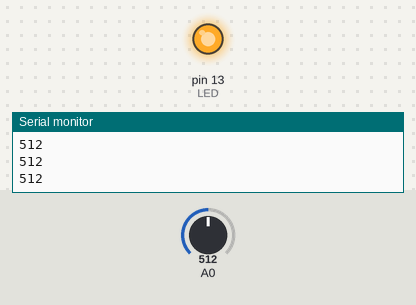
The sketch below on a simulated Arduino Uno, built with avr-gcc and run on an emulated ATmega328P. Shown: output pins drawn as LEDs (lit = HIGH), the last lines printed to the serial monitor. The inputs (shaded band) are chosen by the test bench; at power-on: A0 = 512.

Above: at 1.3 s.
1.4 s: A0 set to 488
At 1.9 s:
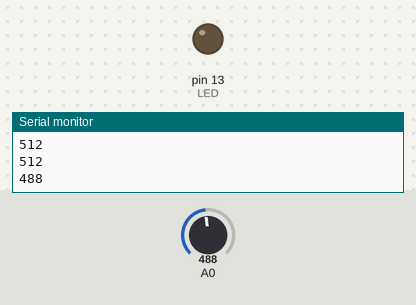
3.0 s: A0 set to 510
At 4.2 s:
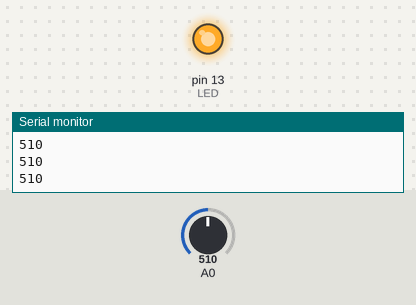
4.5 s: A0 set to 490
At 5.4 s:
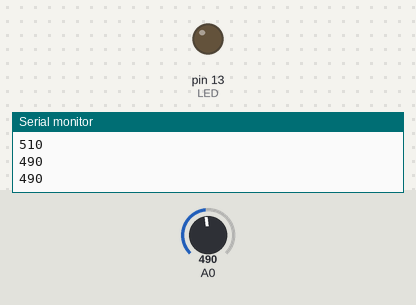
Timing chart, 0 to 7.5 s (numbered marks = the images above; inputs shaded):
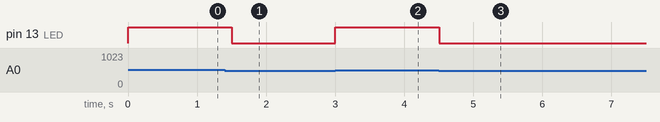

Measured:
- the behaviour switches between 501 and 500 on A0 (found by bisection; images 0 and 1)
- after the input at 1.4 s, pin 13 (LED): HIGH → LOW after 0.10 s
- after the input at 3.0 s, pin 13 (LED): LOW → HIGH at once
- after the input at 4.5 s, pin 13 (LED): HIGH → LOW at once

The sketch:

_04-Analogico.ino
```cpp
/*Hardware Livre USP
* por Bruno Rafael Arico
* hardware necessario: Arduino com atmega328,utiliza apenas o led BUILT_IN
*/
#define LED 13

int value;
int limiar = 500;

void setup() {
  Serial.begin(9600);
  pinMode(LED, OUTPUT);
}

void loop() {
  value = analogRead(A0);
  Serial.println(value);

  if(value > 500){
    digitalWrite(LED, HIGH);
  }

  else {
    digitalWrite(LED, LOW);
  }
  delay(500);
}
```
